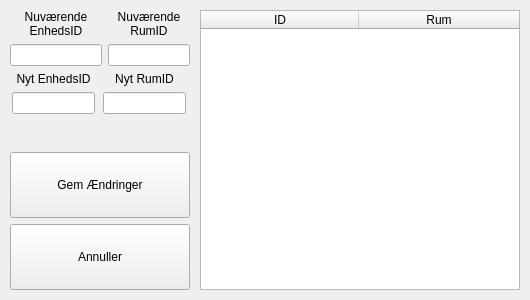
<?xml version="1.0" encoding="UTF-8"?>
<ui version="4.0">
 <class>EditUnit</class>
 <widget class="QWidget" name="EditUnit">
  <property name="geometry">
   <rect>
    <x>0</x>
    <y>0</y>
    <width>530</width>
    <height>300</height>
   </rect>
  </property>
  <property name="sizePolicy">
   <sizepolicy hsizetype="Fixed" vsizetype="Fixed">
    <horstretch>0</horstretch>
    <verstretch>0</verstretch>
   </sizepolicy>
  </property>
  <property name="windowTitle">
   <string>Form</string>
  </property>
  <widget class="QWidget" name="verticalLayoutWidget">
   <property name="geometry">
    <rect>
     <x>10</x>
     <y>10</y>
     <width>180</width>
     <height>280</height>
    </rect>
   </property>
   <layout class="QVBoxLayout" name="main_LeftLayout">
    <item>
     <layout class="QHBoxLayout" name="currentValues_Layout">
      <item>
       <layout class="QVBoxLayout" name="currentUnitID_Layout">
        <item>
         <widget class="QLabel" name="currentUnitID_Label">
          <property name="sizePolicy">
           <sizepolicy hsizetype="Preferred" vsizetype="Preferred">
            <horstretch>0</horstretch>
            <verstretch>0</verstretch>
           </sizepolicy>
          </property>
          <property name="text">
           <string>Nuværende EnhedsID</string>
          </property>
          <property name="alignment">
           <set>Qt::AlignCenter</set>
          </property>
          <property name="wordWrap">
           <bool>true</bool>
          </property>
         </widget>
        </item>
        <item>
         <widget class="QLineEdit" name="currentUnitID_LineEdit">
          <property name="sizePolicy">
           <sizepolicy hsizetype="Preferred" vsizetype="Fixed">
            <horstretch>0</horstretch>
            <verstretch>0</verstretch>
           </sizepolicy>
          </property>
          <property name="readOnly">
           <bool>true</bool>
          </property>
         </widget>
        </item>
       </layout>
      </item>
      <item>
       <layout class="QVBoxLayout" name="currentRoomID_Layout">
        <item>
         <widget class="QLabel" name="currentRoomID_Label">
          <property name="text">
           <string>Nuværende RumID</string>
          </property>
          <property name="alignment">
           <set>Qt::AlignCenter</set>
          </property>
          <property name="wordWrap">
           <bool>true</bool>
          </property>
         </widget>
        </item>
        <item>
         <widget class="QLineEdit" name="currentRoomID_LineEdit"/>
        </item>
       </layout>
      </item>
     </layout>
    </item>
    <item>
     <layout class="QHBoxLayout" name="newValues_Layout">
      <item>
       <layout class="QVBoxLayout" name="newUnitID_Layout">
        <property name="sizeConstraint">
         <enum>QLayout::SetDefaultConstraint</enum>
        </property>
        <item>
         <widget class="QLabel" name="newUnitID_Label">
          <property name="text">
           <string>Nyt EnhedsID</string>
          </property>
          <property name="alignment">
           <set>Qt::AlignCenter</set>
          </property>
          <property name="wordWrap">
           <bool>true</bool>
          </property>
         </widget>
        </item>
        <item>
         <widget class="QLineEdit" name="newUnitID_LineEdit">
          <property name="sizePolicy">
           <sizepolicy hsizetype="Fixed" vsizetype="Fixed">
            <horstretch>0</horstretch>
            <verstretch>0</verstretch>
           </sizepolicy>
          </property>
          <property name="minimumSize">
           <size>
            <width>83</width>
            <height>0</height>
           </size>
          </property>
          <property name="maximumSize">
           <size>
            <width>83</width>
            <height>16777215</height>
           </size>
          </property>
         </widget>
        </item>
       </layout>
      </item>
      <item>
       <layout class="QVBoxLayout" name="verticalLayout_7">
        <item>
         <widget class="QLabel" name="newRoomID_Label">
          <property name="text">
           <string>Nyt RumID</string>
          </property>
          <property name="alignment">
           <set>Qt::AlignCenter</set>
          </property>
          <property name="wordWrap">
           <bool>true</bool>
          </property>
         </widget>
        </item>
        <item>
         <widget class="QLineEdit" name="newRoomID_LineEdit">
          <property name="sizePolicy">
           <sizepolicy hsizetype="Fixed" vsizetype="Fixed">
            <horstretch>0</horstretch>
            <verstretch>0</verstretch>
           </sizepolicy>
          </property>
          <property name="minimumSize">
           <size>
            <width>83</width>
            <height>0</height>
           </size>
          </property>
          <property name="maximumSize">
           <size>
            <width>83</width>
            <height>16777215</height>
           </size>
          </property>
         </widget>
        </item>
       </layout>
      </item>
     </layout>
    </item>
    <item>
     <spacer name="verticalSpacer">
      <property name="orientation">
       <enum>Qt::Vertical</enum>
      </property>
      <property name="sizeHint" stdset="0">
       <size>
        <width>20</width>
        <height>40</height>
       </size>
      </property>
     </spacer>
    </item>
    <item>
     <widget class="QPushButton" name="editUnit_Save_PushButton">
      <property name="minimumSize">
       <size>
        <width>0</width>
        <height>66</height>
       </size>
      </property>
      <property name="text">
       <string>Gem Ændringer</string>
      </property>
     </widget>
    </item>
    <item>
     <widget class="QPushButton" name="editUnit_Cancel_PushButton">
      <property name="minimumSize">
       <size>
        <width>0</width>
        <height>66</height>
       </size>
      </property>
      <property name="text">
       <string>Annuller</string>
      </property>
     </widget>
    </item>
   </layout>
  </widget>
  <widget class="QWidget" name="verticalLayoutWidget_2">
   <property name="geometry">
    <rect>
     <x>200</x>
     <y>10</y>
     <width>320</width>
     <height>280</height>
    </rect>
   </property>
   <layout class="QVBoxLayout" name="Table_Layout">
    <item>
     <widget class="QTableWidget" name="editUnit_Table">
      <property name="editTriggers">
       <set>QAbstractItemView::NoEditTriggers</set>
      </property>
      <property name="alternatingRowColors">
       <bool>true</bool>
      </property>
      <property name="selectionMode">
       <enum>QAbstractItemView::SingleSelection</enum>
      </property>
      <property name="selectionBehavior">
       <enum>QAbstractItemView::SelectRows</enum>
      </property>
      <attribute name="horizontalHeaderDefaultSectionSize">
       <number>158</number>
      </attribute>
      <attribute name="horizontalHeaderStretchLastSection">
       <bool>true</bool>
      </attribute>
      <attribute name="verticalHeaderVisible">
       <bool>false</bool>
      </attribute>
      <column>
       <property name="text">
        <string>ID</string>
       </property>
      </column>
      <column>
       <property name="text">
        <string>Rum</string>
       </property>
      </column>
     </widget>
    </item>
   </layout>
  </widget>
 </widget>
 <resources/>
 <connections/>
</ui>
